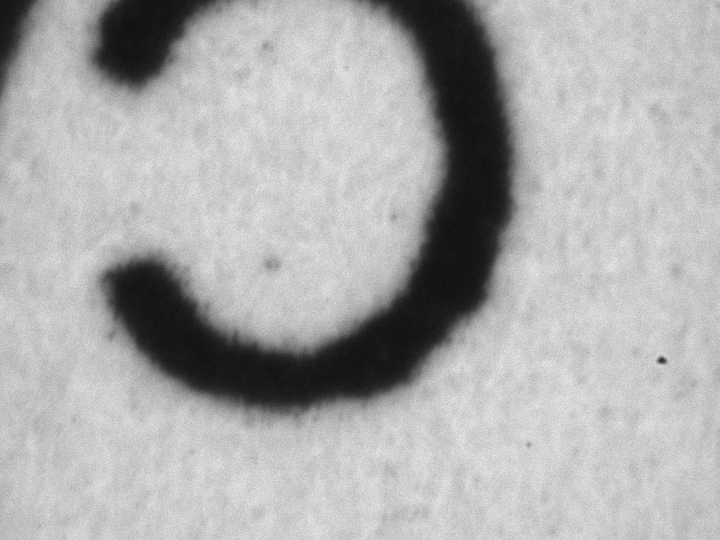
#> input picture Kamera/snapshot_20250926_205805.png, 720 x 540 px
$ python -i workflow.py   (imports and definitions only)   (older library calls are emulated)
#> lines starting #> are read from the running program, lines starting #| are printed output that depends on the picture
#> further down, picture is the input picture: shape (540, 720, 3); min 14, max 239, mean 172.7
from __future__ import annotations

import math
import threading
import time
from dataclasses import dataclass, field
from typing import Callable, List, Optional, Tuple

import cv2
import numpy as np

from grbl import Grbl


@dataclass
class WorkflowMetrics:
    started_at: float = 0.0
    finished_at: float = 0.0
    points_visited: int = 0
    mean_error_mm: float = 0.0
    last_error_mm: float = 0.0
    running: bool = False
    last_message: str = ""

    # [6 lines left out: function elapsed_s, not called in this run]


@dataclass
class WorkflowState:
    start_pos: Optional[Tuple[float, float, float]] = None
    visited: List[Tuple[float, float]] = field(default_factory=list)
    decoded_chain: List[str] = field(default_factory=list)
    metrics: WorkflowMetrics = field(default_factory=WorkflowMetrics)


# [13 lines left out: function parse_pos, not called in this run]


def decode_qr(gray: np.ndarray) -> str:
    text, _, _ = _QR_DETECTOR.detectAndDecode(gray)
    return (text or "").strip()


_QR_DETECTOR = cv2.QRCodeDetector()


# [5 lines left out: function _encode_jpeg, not called in this run]


def _to_gray(frame: np.ndarray) -> np.ndarray:
    if frame.ndim == 2:
        return frame
    return cv2.cvtColor(frame, cv2.COLOR_BGR2GRAY)


def _focus_score_laplacian_var(frame: np.ndarray) -> float:
    """Fast sharpness metric (higher => sharper).

    Center ROI + optional downsample + variance of Laplacian.
    """
    if frame is None:
        return 0.0
    gray = _to_gray(frame)
    h, w = gray.shape[:2]
#> h = 540; w = 720
    if h < 10 or w < 10:
        return 0.0

    x0 = int(w * 0.25)
#> x0 = 180
    x1 = int(w * 0.75)
#> x1 = 540
    y0 = int(h * 0.25)
#> y0 = 135
    y1 = int(h * 0.75)
#> y1 = 405
    roi = gray[y0:y1, x0:x1]
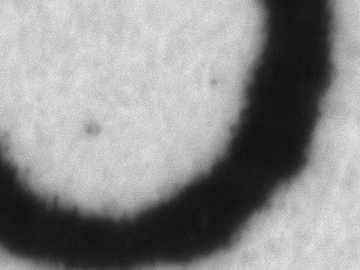
#> roi: shape (270, 360); min 14, max 239, mean 140.3
    if roi.size == 0:
        roi = gray

    rh, rw = roi.shape[:2]
#> rh = 270; rw = 360
    target_w = 360
    if rw > target_w:
        scale = target_w / float(rw)
        roi = cv2.resize(roi, (target_w, max(1, int(rh * scale))), interpolation=cv2.INTER_AREA)

    lap = cv2.Laplacian(roi, cv2.CV_64F)
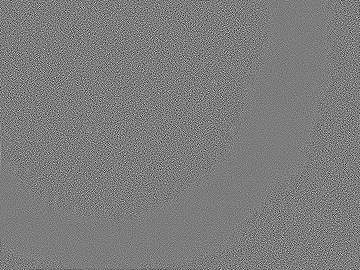
#> lap: shape (270, 360) float64; min -108, max 112, mean 0; drawn with min black and max white
    return float(lap.var())


class QrWorkflow:
    # [25 lines left out: function __init__, not called in this run]

    def get_last_capture_jpeg(self) -> tuple[bytes, int]:
        with self._capture_lock:
            return self._last_capture_jpeg, self._capture_id

    # [6 lines left out: function set_focus_threshold, not called in this run]

    def get_focus_threshold(self) -> float:
        with self._focus_lock:
            return float(self._focus_threshold)

    # [13 lines left out: function _set_last_capture, not called in this run]

    @property
    def state(self) -> WorkflowState:
        return self._state

    # [13 lines left out: functions set_start_pos_from_machine, run_async, not called in this run]

    def stop(self) -> None:
        self._stop.set()

    def _set_msg(self, msg: str) -> None:
        self._state.metrics.last_message = msg

    # [365 lines left out: functions _run, _wait_until_idle_fast, _try_decode_once, _read_qr_with_focus_retry, _focus_hill_climb_and_decode, _read_qr_with_retry, not called in this run]

>>> import cv2
>>> picture = cv2.imread('../Kamera/snapshot_20250926_205805.png')
>>> result = _focus_score_laplacian_var(picture)
#> result = 448.8
